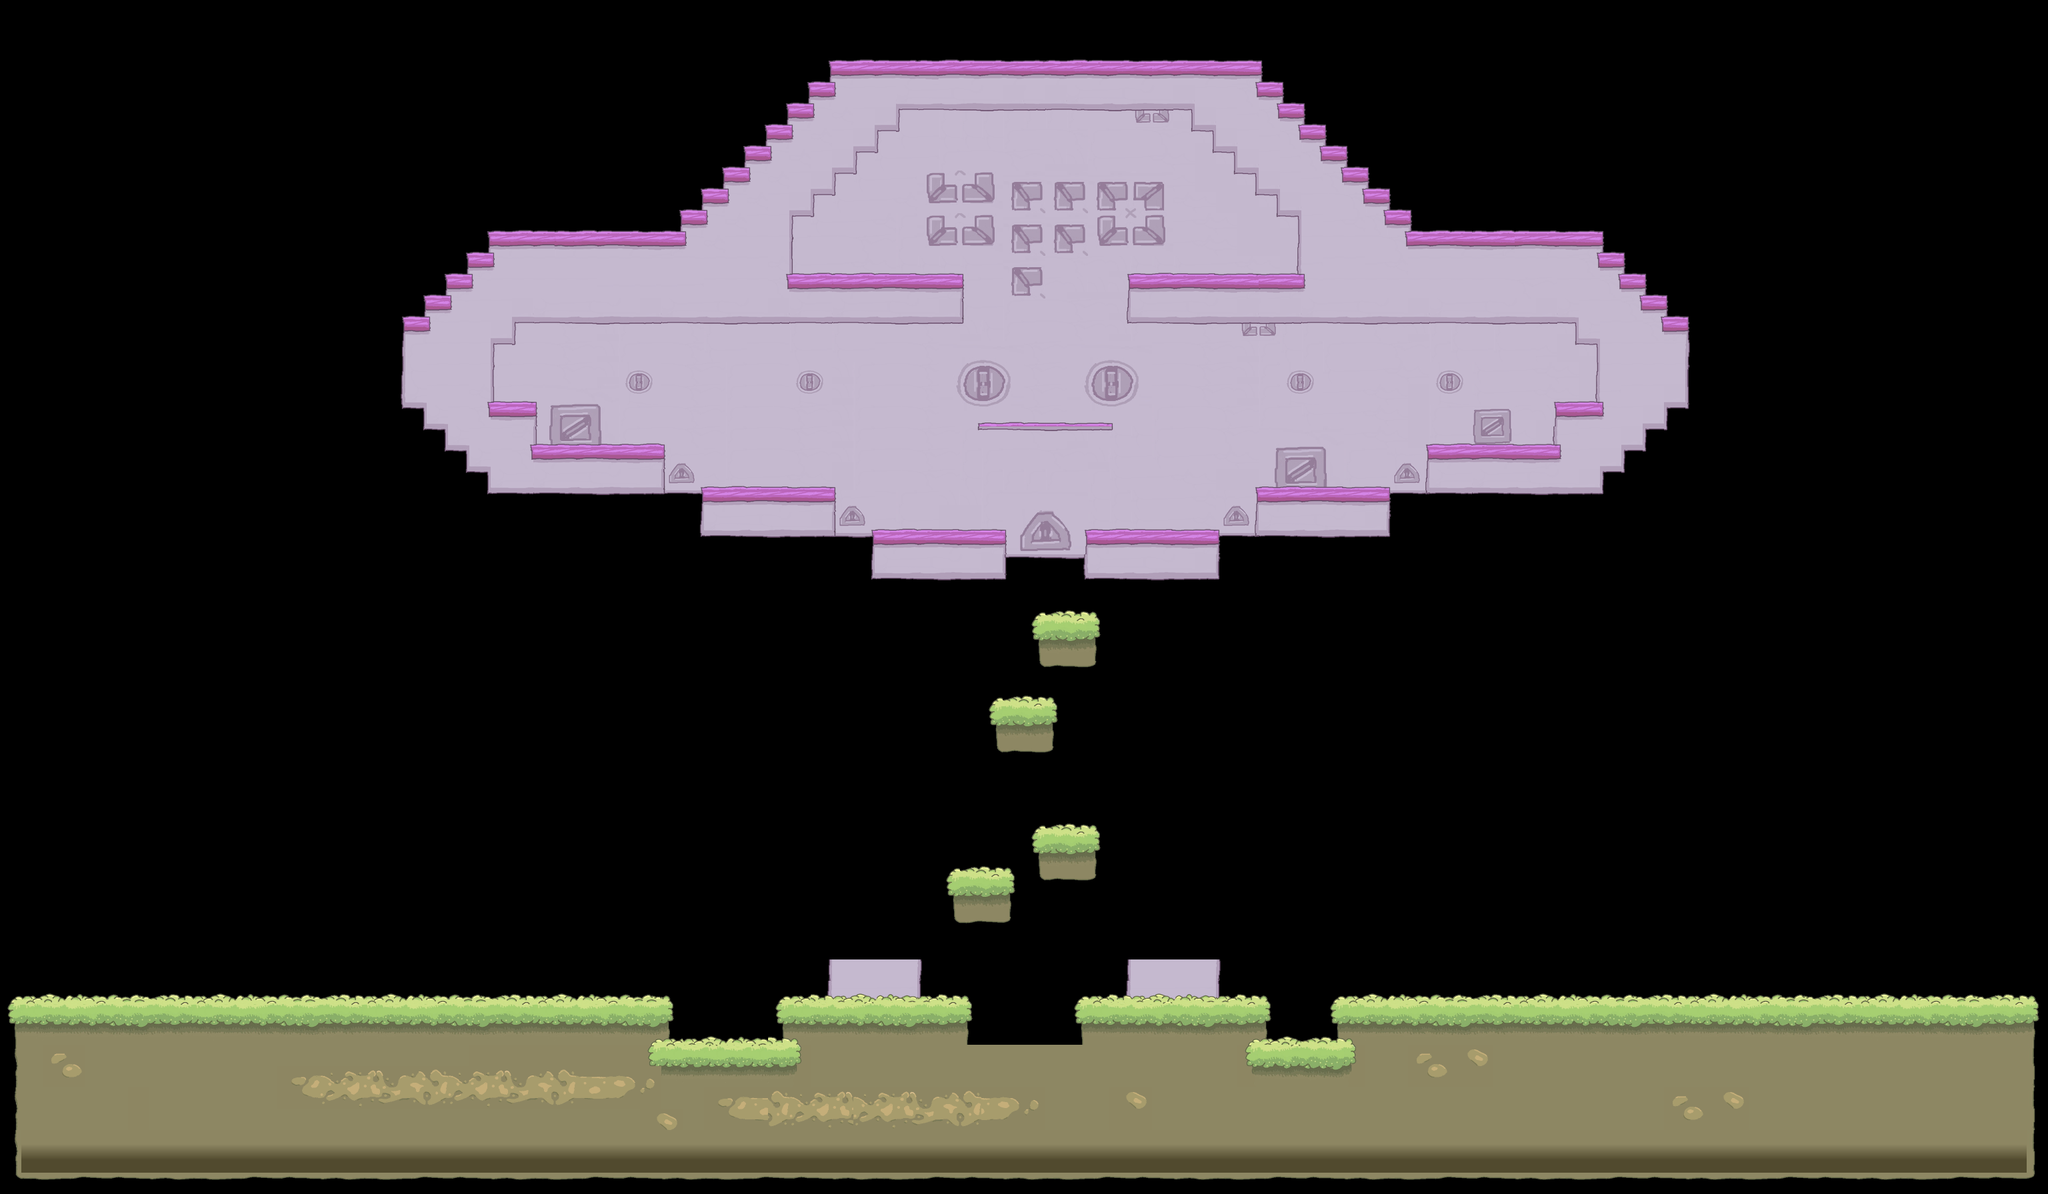

Below is a game level as drawn by its tile map, then a one-line description and the .tmx that defines it (tile-layer data replaced by summaries):
An orthogonal 96x56 tile map with 32x32 px tiles, 3 tile layers (Background, Map, Foreground) and 41 objects.

<map version="1.2" tiledversion="1.3.1" orientation="orthogonal" renderorder="right-down" compressionlevel="0" width="96" height="56" tilewidth="32" tileheight="32" infinite="0" nextlayerid="6" nextobjectid="51">
 <tileset firstgid="1" source="../../Assets/Tiles/Tiles.tsx" />
 <layer id="3" name="Background" width="96" height="56">
  <data>[5376 cells, 674 non-empty, 94 distinct tile ids]</data>
 </layer>
 <layer id="1" name="Map" width="96" height="56">
  <data>[5376 cells, 1746 non-empty, 154 distinct tile ids]</data>
 </layer>
 <layer id="4" name="Foreground" width="96" height="56">
  <data>[5376 cells, 32 non-empty, 6 distinct tile ids]</data>
 </layer>
 <objectgroup id="2" name="Collision" visible="0">
  <object id="3" x="1248" y="96" width="640" height="64" />
  <object id="4" x="1824" y="160" width="128" height="64" />
  <object id="5" x="1888" y="224" width="128" height="64" />
  <object id="6" x="1952" y="288" width="128" height="128" />
  <object id="7" x="2080" y="352" width="320" height="64" />
  <object id="9" x="1696" y="416" width="768" height="64" />
  <object id="10" x="2400" y="480" width="128" height="128" />
  <object id="11" x="2336" y="608" width="128" height="64" />
  <object id="12" x="2144" y="672" width="256" height="64" />
  <object id="13" x="1888" y="736" width="192" height="64" />
  <object id="14" x="1632" y="800" width="192" height="64" />
  <object id="15" x="1312" y="800" width="192" height="64" />
  <object id="16" x="1056" y="736" width="192" height="64" />
  <object id="17" x="736" y="672" width="256" height="64" />
  <object id="18" x="672" y="608" width="128" height="64" />
  <object id="19" x="608" y="480" width="128" height="128" />
  <object id="20" x="672" y="416" width="768" height="64" />
  <object id="21" x="736" y="352" width="448" height="64" />
  <object id="22" x="1056" y="288" width="128" height="64" />
  <object id="23" x="1120" y="224" width="128" height="64" />
  <object id="24" x="1184" y="160" width="128" height="64" />
  <object id="27" x="1568" y="928" width="64" height="64" />
  <object id="28" x="1504" y="1056" width="64" height="64" />
  <object id="29" x="1568" y="1248" width="64" height="64" />
  <object id="30" x="1440" y="1312" width="64" height="64" />
  <object id="31" x="1248" y="1440" width="128" height="64" />
  <object id="32" x="1696" y="1440" width="128" height="64" />
  <object id="36" x="32" y="1568" width="3008" height="192" />
  <object id="37" x="2016" y="1504" width="1024" height="64" />
  <object id="39" x="32" y="1504" width="960" height="64" />
  <object id="40" x="1184" y="288" width="32" height="32" />
  <object id="41" x="1248" y="224" width="32" height="32" />
  <object id="42" x="1312" y="160" width="32" height="32" />
  <object id="43" x="1792" y="160" width="32" height="32" />
  <object id="44" x="1856" y="224" width="32" height="32" />
  <object id="45" x="1920" y="288" width="32" height="32" />
  <object id="46" x="2368" y="480" width="32" height="32" />
  <object id="47" x="736" y="480" width="32" height="32" />
  <object id="48" x="1184" y="1504" width="256" height="64" />
  <object id="49" x="1632" y="1504" width="256" height="64" />
 </objectgroup>
 <objectgroup id="5" name="OneWayCollision" visible="0">
  <object id="50" x="1472" y="640" width="192" height="1" />
 </objectgroup>
</map>
